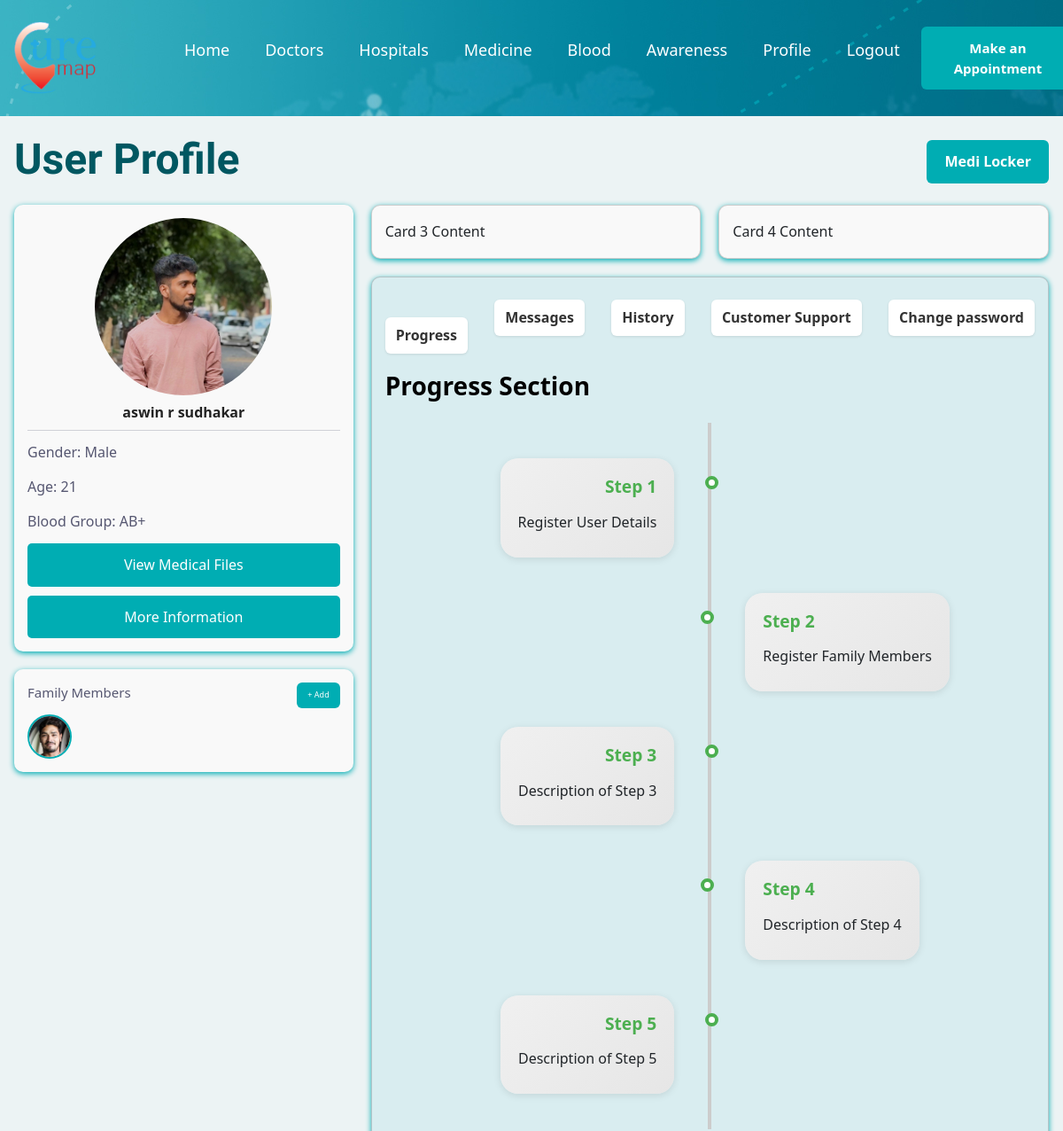
The app's page /user_profile/ (signed in, upper part), older data.
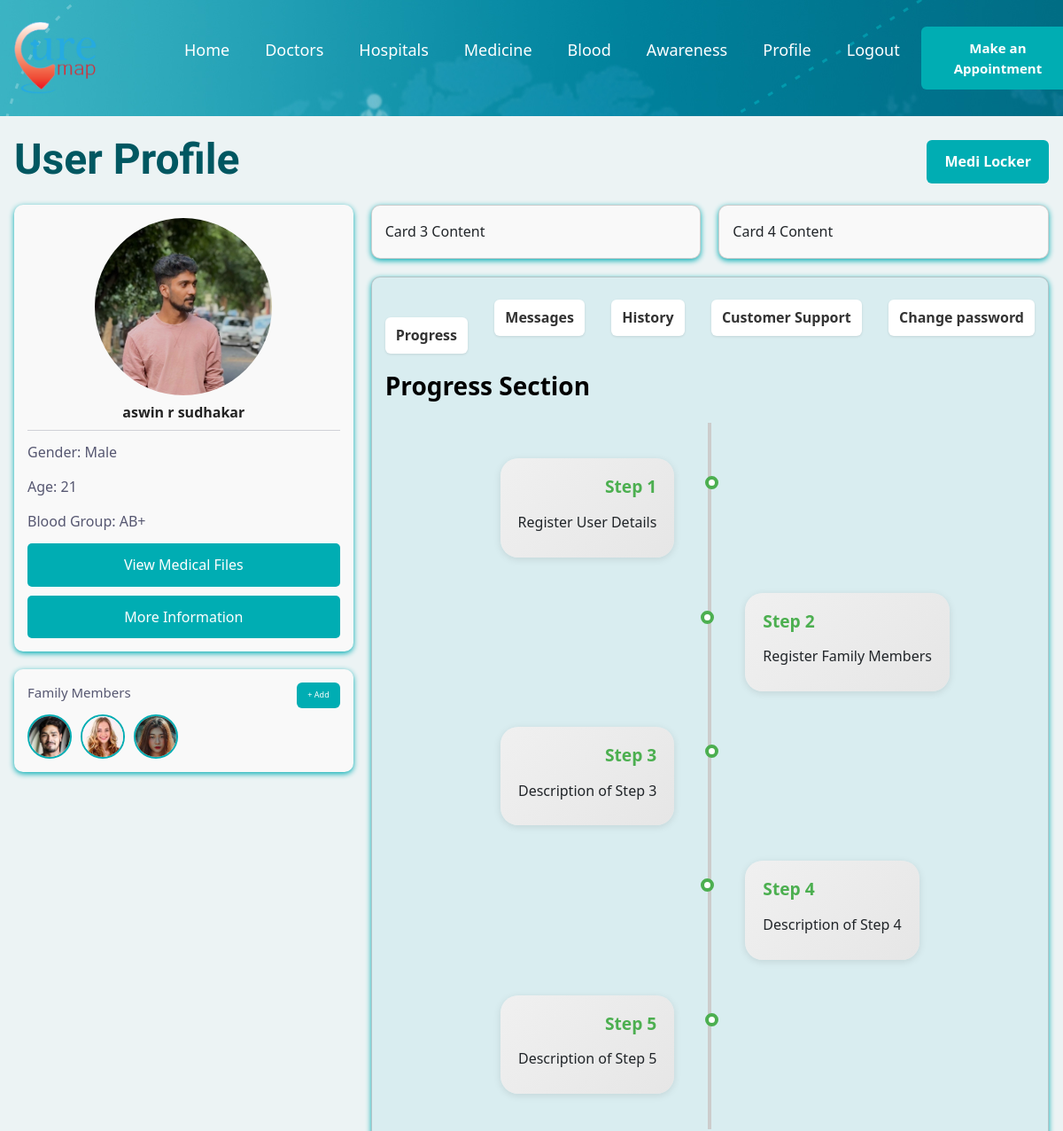
The same page, newer data.
### user/models.py (models this page shows, shortened)
class UserProfile(models.Model):
    BLOOD_GROUP_CHOICES = [
        ('A+', 'A+'), ('A-', 'A-'), ('B+', 'B+'), ('B-', 'B-'),
        ('O+', 'O+'), ('O-', 'O-'), ('AB+', 'AB+'), ('AB-', 'AB-')
    ]
    GENDER_CHOICES = [
        ('Male', 'Male'),
        ('Female', 'Female'),
        ('Other', 'Other'),
    ]
    user = models.OneToOneField(User, on_delete=models.CASCADE)
    middle_name = models.CharField(max_length=100, blank=True, null=True)
    photo = models.ImageField(upload_to='profile_photos/', blank=True, null=True)
    blood_group = models.CharField(max_length=3, choices=BLOOD_GROUP_CHOICES, blank=True)
    phone_number = models.CharField(max_length=15, blank=True)
    gender = models.CharField(max_length=10, choices=GENDER_CHOICES, blank=True)
    dob = models.DateField(null=True, blank=True)
    house_name = models.CharField(max_length=100, blank=True)
    street = models.CharField(max_length=100, blank=True)
    place = models.CharField(max_length=100)
    district = models.CharField(max_length=100)
    state = models.CharField(max_length=100)
    pincode = models.CharField(max_length=10)
    family_member_count = models.PositiveIntegerField(default=1)
    created_at = models.DateTimeField(auto_now_add=True)
    updated_at = models.DateTimeField(auto_now=True)
    document_type = models.CharField(max_length=50, blank=True, null=True)
    document_number = models.CharField(max_length=100, blank=True, null=True)
    proof = models.ImageField(upload_to='proof_docs/', blank=True, null=True)

class FamilyMember(models.Model):
    RELATIONSHIP_CHOICES = [
        ('Father', 'Father'),
        ('Mother', 'Mother'),
        ('Brother', 'Brother'),
        ('Sister', 'Sister'),
        ('Spouse', 'Spouse'),
        ('Son', 'Son'),
        ('Daughter', 'Daughter'),
        ('Grandfather', 'Grandfather'),
        ('Grandmother', 'Grandmother'),
        ('Other', 'Other'),
    ]
    user = models.ForeignKey(User, on_delete=models.CASCADE)
    name = models.CharField(max_length=100)
    relationship = models.CharField(max_length=50, choices=RELATIONSHIP_CHOICES)
    custom_relationship = models.CharField(max_length=100, blank=True, null=True)  # only used if 'Other' is selected
    photo = models.ImageField(upload_to='family_photos/', blank=True, null=True)

### user/views.py (the view, shortened to what this page needs)
# urls.py: path('user_profile/', views.user_profile,name='user_profile'),
@login_required
def user_profile(request):
    familymembers = FamilyMember.objects.all()
    if hasattr(request.user, 'user_profile'):
        return redirect('edit_user_profile')
    profile_exists = hasattr(request.user, 'userprofile')
    profile = request.user.userprofile if profile_exists else None
    age = None
    if profile and profile.dob:
        today = date.today()
        age = today.year - profile.dob.year - ((today.month, today.day) < (profile.dob.month, profile.dob.day))
    context = {
        'age': age,
        'has_profile': hasattr(request.user, 'userprofile'),
        'family_member_count': profile.family_member_count if profile else 0,
        'familymembers': familymembers,
    }
    return render(request, 'userpage/user_profile.html', context)

### templates/userpage/user_profile.html (shortened to what this page needs)
{% extends "basic_templates/header.html" %}
{% load static %}
{% block css %}
<link rel="stylesheet" href="https://cdn.jsdelivr.net/npm/choices.js/public/assets/styles/choices.min.css">
<link href="https://cdnjs.cloudflare.com/ajax/libs/cropperjs/1.5.13/cropper.min.css" rel="stylesheet">
<link rel="stylesheet" href="{% static 'css/basic_css/header.css' %}">
<link rel="stylesheet" href="{% static 'css/userpage/profile.css' %}">
{% endblock css %}
{% block body %}<br>
<section class="section listing" aria-labelledby="listing-label">
    <div class="container">
      <div class="header-row">
        <h2 class="headline-md" data-reveal="left">User Profile</h2>
        <button class="medi-locker-btn">Medi Locker</button>
      </div>
      <div class="profile-layout">
        <div class="left-sidebar">
          <div class="profile-card">
            {% if request.user.userprofile.photo %}
  <img src="{{ request.user.userprofile.photo.url }}" alt="Profile" class="profile-pic">
{% else %}
  <img src="{% static 'img/person/profile .png' %}" alt="Default Profile" class="profile-pic">
{% endif %}
    <h3 class="user-name">{{ request.user.first_name }} {{ request.user.userprofile.middle_name }} {{ request.user.last_name }}</h3>
            <hr>
            <p>Gender: {{ request.user.userprofile.gender }}</p>
            <p>Age: {{ age }} </p>
            <p>Blood Group: {{ request.user.userprofile.blood_group }}</p>
            <div class="button-group">
              <button>View Medical Files</button>
              <button><a href="{% url 'edit_user_profile' %}">More Information</a></button>
            </div>
          </div>
          <div class="family-card">
            <div class="family-card-header">
              <h4 class="family-heading">Family Members</h4>
              <button class="add-btn"><a href="{% url 'add_family_member' %}">+ Add</a></button>
            </div>
            {% if family_member_count > 0 %}
            <div class="family-photos">
              {% for familymembers in familymembers %}
              <img src="{{familymembers.photo.url}}" class="family-pic" alt="Member 1">
              {% endfor %}
            </div>
            {% else %}
            <p>No members</p>
            {% endif %}
          </div>
        </div>
        <div class="right-content">
          <div class="two-cards-row">
            <div class="card box">Card 3 Content</div>
            <div class="card box">Card 4 Content</div>
          </div>
            <div class="card large-box">
              <nav class="profile-nav">
                <a href="#" class="tab-link active" data-tab="progress-tab">Progress</a>
                <a href="#" class="tab-link" data-tab="message-tab">Messages</a>
                <a href="#" class="tab-link">History</a>
                <a href="#" class="tab-link">Customer Support</a>
                <a href="#" class="tab-link">Change password</a>
                <div class="broken-line"></div>
              </nav>
              <div class="tabs-container">
                <div id="progress-tab" class="tab-content active">
                    <h2>Progress Section</h2>
                    <div class="timeline-zigzag">
                      <div class="timeline-item left">
                        <div class="content">
                          <span class="step-title">Step 1</span>
                          <p>Register User Details </p>
                        </div>
                      </div>
                      <div class="timeline-item right">
                        <div class="content">
                          <span class="step-title">Step 2</span>
                          <p>Register Family Members </p>
                        </div>
                      </div>
                      <div class="timeline-item left">
                        <div class="content">
                          <span class="step-title">Step 3</span>
                          <p>Description of Step 3</p>
                        </div>
                      </div>
                      <div class="timeline-item right">
                        <div class="content">
                          <span class="step-title">Step 4</span>
                          <p>Description of Step 4</p>
                        </div>
                      </div>
                      <div class="timeline-item left">
                        <div class="content">
                          <span class="step-title">Step 5</span>
                          <p>Description of Step 5</p>
                        </div>
                      </div>
                    </div>
                  </div>
              </div>
          </div>
        </div>
      </div>
    </div>
  </section>
{% endblock body %}

### templates/basic_templates/header.html (shortened to what this page needs)
{% load static %}
<!DOCTYPE html>
<html lang="en">
<head>
    <link href="https://cdn.jsdelivr.net/npm/bootstrap@5.3.6/dist/css/bootstrap.min.css" rel="stylesheet">
    {% block css %}{% endblock css%}
</head>
<body id="top">
    <header class="header" data-header style="background-image: url('../../static/img/userpage/home_background.jpg')">
        <div class="container">
            <a href="#" class="logo">
                <img src="{% static 'img/userpage/Asset 2.png' %}" width="136" height="46" alt="Doclab">
            </a>
            <nav class="navbar" data-navbar>
                {% if not request.user.is_authenticated %}
                <ul class="navbar-list">
                    <li class="navbar-item">
                        <a href="{% url 'homepage' %}" class="navbar-link title-md">Home</a>
                    </li>
                    <li class="navbar-item">
                        <a href="{% url 'doctor_list' %}" class="navbar-link title-md">Doctors</a>
                    </li>
                    <li class="navbar-item">
                        <a href="{% url 'hospital_list' %}" class="navbar-link title-md">Hospitals</a>
                    </li>
                    <li class="navbar-item">
                        <a href="" class="navbar-link title-md">Medicine</a>
                    </li>
                    <li class="navbar-item">
                        <a href="" class="navbar-link title-md">Blood Donors</a>
                    </li>
                    <li class="navbar-item">
                        <a href="" class="navbar-link title-md">Awareness</a>
                    </li>
                    <li class="navbar-item">
                        <a href="{% url 'login_user' %}" class="btn has-before title-md">Sign-in</a>
                    </li>
                </ul>
                {% else %}
                <ul class="navbar-list">
                    <li class="navbar-item">
                        <a href="{% url 'homepage' %}" class="navbar-link title-md">Home</a>
                    </li>
                    <li class="navbar-item">
                        <a href="{% url 'doctor_list' %}" class="navbar-link title-md">Doctors</a>
                    </li>
                     <li class="navbar-item">
                        <a href="{% url 'hospital_list' %}" class="navbar-link title-md">Hospitals</a>
                    </li>
                    <li class="navbar-item">
                        <a href="" class="navbar-link title-md">Medicine</a>
                    </li>
                    <li class="navbar-item">
                        <a href="" class="navbar-link title-md">Blood</a>
                    </li>
                    <li class="navbar-item">
                        <a href="" class="navbar-link title-md">Awareness</a>
                    </li>
                    <li class="navbar-item">
                        <a href="{% url 'user_profile' %}" class="navbar-link title-md">Profile</a>
                    </li>
                    <li class="navbar-item">
                        <a href="{% url 'logout_user' %}" class="navbar-link title-md">Logout</a>
                    </li>
                    <li class="navbar-item">
                        <a href="{% url 'appointment' %}" class="btn has-before title-md">Make an Appointment</a>
                    </li>
                </ul>
                {% endif %}
            </nav>
        </div>
    </header>
    <main>
        <article>
    {% block body %}
    {% endblock body%}
</article>
        </main>
    </body>
    </html>

### static/css/userpage/profile.css (style rules this page uses)
.listing { background-color: var(--alice-blue); }
@media (min-width:768px) { :root { --headline-lg:8rem; --headline-md:4.8rem } }
@media (min-width:768px) { .container { max-width: 750px; margin-inline: auto; } }
@media (min-width:992px) { .container { max-width: 940px; } }
@media (min-width:1200px) { .container { max-width: 1200px; } }

Row changes from the older to the newer data that the page shows:
added FamilyMember: photo (picture)
added FamilyMember: photo (picture)
